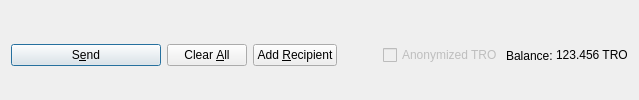
         <widget class="QFrame" name="frame_Send">
          <layout class="QHBoxLayout" name="horizontalLayout">
           <property name="bottomMargin">
            <number>0</number>
           </property>
           <item>
            <widget class="QPushButton" name="sendButton">
             <property name="minimumSize">
              <size>
               <width>150</width>
               <height>0</height>
              </size>
             </property>
             <property name="toolTip">
              <string>Confirm the send action</string>
             </property>
             <property name="text">
              <string>S&amp;end</string>
             </property>
             <property name="icon">
              <iconset resource="../trunk.qrc">
               <normaloff>:/icons/send</normaloff>:/icons/send</iconset>
             </property>
             <property name="autoDefault">
              <bool>false</bool>
             </property>
             <property name="default">
              <bool>true</bool>
             </property>
            </widget>
           </item>
           <item>
            <widget class="QPushButton" name="clearButton">
             <property name="sizePolicy">
              <sizepolicy hsizetype="Minimum" vsizetype="Fixed">
               <horstretch>0</horstretch>
               <verstretch>0</verstretch>
              </sizepolicy>
             </property>
             <property name="toolTip">
              <string>Clear all fields of the form.</string>
             </property>
             <property name="text">
              <string>Clear &amp;All</string>
             </property>
             <property name="icon">
              <iconset resource="../trunk.qrc">
               <normaloff>:/icons/remove</normaloff>:/icons/remove</iconset>
             </property>
             <property name="autoDefault">
              <bool>false</bool>
             </property>
            </widget>
           </item>
           <item>
            <widget class="QPushButton" name="addButton">
             <property name="toolTip">
              <string>Send to multiple recipients at once</string>
             </property>
             <property name="text">
              <string>Add &amp;Recipient</string>
             </property>
             <property name="icon">
              <iconset resource="../trunk.qrc">
               <normaloff>:/icons/add</normaloff>:/icons/add</iconset>
             </property>
             <property name="autoDefault">
              <bool>false</bool>
             </property>
            </widget>
           </item>
           <item>
            <spacer name="horizontalSpacer">
             <property name="orientation">
              <enum>Qt::Horizontal</enum>
             </property>
             <property name="sizeHint" stdset="0">
              <size>
               <width>40</width>
               <height>20</height>
              </size>
             </property>
            </spacer>
           </item>
           <item>
            <layout class="QHBoxLayout" name="horizontalLayout_2">
             <property name="spacing">
              <number>3</number>
             </property>
             <item>
              <widget class="QCheckBox" name="checkzTRO">
               <property name="enabled">
                <bool>false</bool>
               </property>
               <property name="text">
                <string>Anonymized TRO</string>
               </property>
              </widget>
             </item>
             <item>
              <widget class="QLabel" name="label">
               <property name="text">
                <string>Balance:</string>
               </property>
              </widget>
             </item>
             <item>
              <widget class="QLabel" name="labelBalance">
               <property name="sizePolicy">
                <sizepolicy hsizetype="Preferred" vsizetype="Fixed">
                 <horstretch>0</horstretch>
                 <verstretch>0</verstretch>
                </sizepolicy>
               </property>
               <property name="cursor">
                <cursorShape>IBeamCursor</cursorShape>
               </property>
               <property name="text">
                <string notr="true">123.456 TRO</string>
               </property>
               <property name="textInteractionFlags">
                <set>Qt::LinksAccessibleByMouse|Qt::TextSelectableByKeyboard|Qt::TextSelectableByMouse</set>
               </property>
              </widget>
             </item>
            </layout>
           </item>
          </layout>
         </widget>
